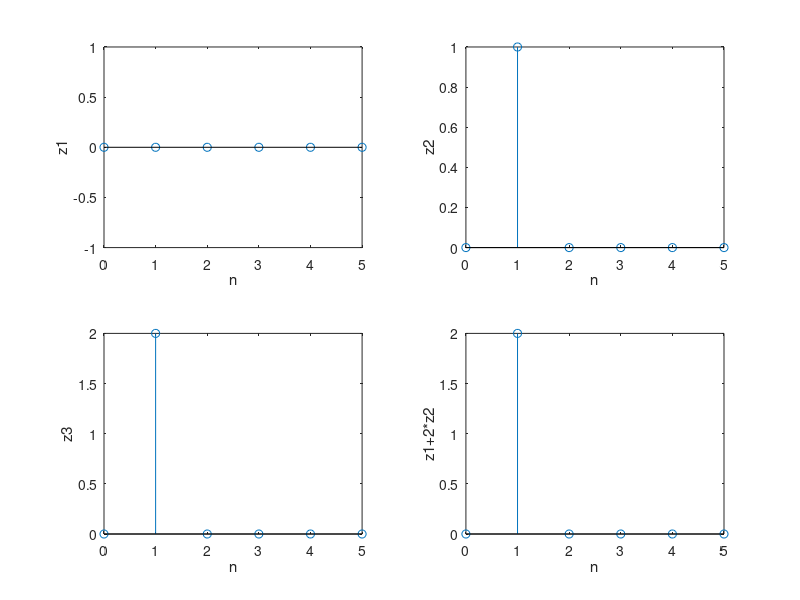

Reproduce this figure in MATLAB.
%%
clear;
close all;
a=1;
b=[1 -1 -1];
n=[0:5];

x1=[1 0 0 0 0 0];
x2=[0 1 0 0 0 0];
x3=x1+2*x2;

w1=filter(b,a,x1);
w2=filter(b,a,x2);
w3=filter(b,a,x3);
w4=w1+2*w2;

subplot(2,2,1);
stem(n,w1);xlabel('n');ylabel('w1');
subplot(2,2,2);
stem(n,w2);xlabel('n');ylabel('w2');
subplot(2,2,3);
stem(n,w3);xlabel('n');ylabel('w3');
subplot(2,2,4);
stem(n,w4);xlabel('n');ylabel('w1+2*w2');
%%
clear;
close all;

n=[0:5];

x1=[1 0 0 0 0 0];
x2=[0 1 0 0 0 0];
x3=x1+2*x2;

y1=cos(x1);
y2=cos(x2);
y3=cos(x3);
y4=y1+2*y2;

subplot(2,2,1);
stem(n,y1);xlabel('n');ylabel('y1');
subplot(2,2,2);
stem(n,y2);xlabel('n');ylabel('y2');
subplot(2,2,3);
stem(n,y3);xlabel('n');ylabel('y3');
subplot(2,2,4);
stem(n,y4);xlabel('n');ylabel('y1+2*y2');
%%
clear;
close all;

n=[0:5];

x1=[1 0 0 0 0 0];
x2=[0 1 0 0 0 0];
x3=x1+2*x2;

z1=n.*x1;
z2=n.*x2;
z3=n.*x3;
z4=z1+2*z2;

subplot(2,2,1);
stem(n,z1);xlabel('n');ylabel('z1');
subplot(2,2,2);
stem(n,z2);xlabel('n');ylabel('z2');
subplot(2,2,3);
stem(n,z3);xlabel('n');ylabel('z3');
subplot(2,2,4);
stem(n,z4);xlabel('n');ylabel('z1+2*z2');